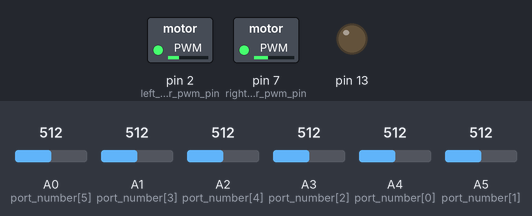
Simulated run of this program. Board: Arduino Mega 2560, built with avr-gcc and run on an emulated ATmega2560. Shown: switched loads named in the program (green lamp = pin HIGH), output pins drawn as LEDs (lit = HIGH). Inputs (shaded band) come from the test bench; at power-on: A0 (port_number[5]) = 512, A1 (port_number[3]) = 512, A2 (port_number[4]) = 512, A3 (port_number[2]) = 512, A4 (port_number[0]) = 512, A5 (port_number[1]) = 512.

Above: at 0.1 s.
Timing chart, 0 to 1.6 s (numbered marks = the images above):
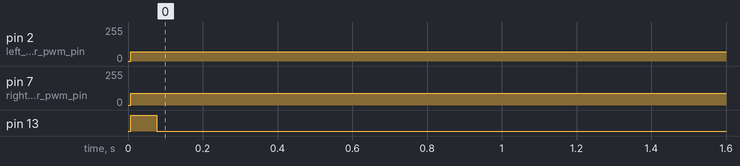

Measured:
- by itself, pin 2 (left_motor_pwm_pin): 0/255 → 68/255 at 0.01 s
- by itself, pin 7 (right_motor_pwm_pin): 0/255 → 89/255 at 0.01 s
- by itself, pin 13: LOW → HIGH at 0.01 s, → LOW 0.07 s later

The program:

main.cpp
```cpp
#include <Arduino.h>

// deklaracja wykorzystanych pinow
#define left_motor_forward_pin 4
#define left_motor_backward_pin 3
#define left_motor_pwm_pin 2

#define right_motor_forward_pin 5
#define right_motor_backward_pin 6
#define right_motor_pwm_pin 7

int port_number[6] = {A4, A5, A3, A1, A2, A0};

//ustawienie parametrow filtra
#define filter_size 10

#define sensor_level 800

//deklaracja zmiennych
float speeds = 0.35;
float turn = 0;

unsigned long t1 = millis(); // zmienna do obliczania roznic czasu w milisekundach
unsigned int wait_time = 1000;

int stage = 0; // etap algorytmu
/*
stage = 0 jazda prosto
stage = 1 jazda do tylu przez 0.6s
stage = 2 zakrecanie w lewo przez 0.2s
stage = 3 zatrzymanie sie
*/

int filter_values[6][filter_size];
int measure_counter = 0;
int sensor_value[6];


// funkcja odczytujaca i filtrujaca dane z czujnikow
void readDistances(){
  for(int a=0; a<6; a++){
    delay(1);
    filter_values[a][measure_counter]= analogRead(port_number[a]);

    // usrednienie wartosci pomiarow
    int suma = 0;
    for(int i=0; i<filter_size; i++) {
      suma += filter_values[a][i];
    }

    sensor_value[a] = suma/filter_size;

    measure_counter++;
    // wyzerowanie numeru pomiaru filtra
    if (measure_counter > filter_size) {
      measure_counter = 0;
    }
  }
}


bool isFrontOffTable(){
  return (sensor_value[0]>sensor_level or sensor_value[1]>sensor_level or sensor_value[5]>sensor_level);
}

bool isBackOffTable(){
  return (sensor_value[2]>sensor_level or sensor_value[3]>sensor_level or sensor_value[4]>sensor_level);
}


//
void SetSpeed(float l_speed, float r_speed){
  // wystreowanie kierunku krecenia lewego kola
  if(l_speed>0.1) {
    digitalWrite(left_motor_forward_pin, HIGH);
    digitalWrite(left_motor_backward_pin, LOW);
  }
  else if(l_speed<-0.1) {
    digitalWrite(left_motor_forward_pin, LOW);
    digitalWrite(left_motor_backward_pin, HIGH);
  }
  else {
    digitalWrite(left_motor_forward_pin, LOW);
    digitalWrite(left_motor_backward_pin, LOW);
  }

  // wysterowanie kierunku krecenia prawego kola
  if(r_speed>0.1) {
    digitalWrite(right_motor_forward_pin, HIGH);
    digitalWrite(right_motor_backward_pin, LOW);
  }
  else if(r_speed<-0.1) {
    digitalWrite(right_motor_forward_pin, LOW);
    digitalWrite(right_motor_backward_pin, HIGH);
  }
  else {
    digitalWrite(right_motor_forward_pin, LOW);
    digitalWrite(right_motor_backward_pin, LOW);
  }

  // trymowanie predkosci kol aby robot jechal prosto
  if(l_speed>0.1) l_speed -= 0.08;
  if(l_speed<-0.1) l_speed += 0.05;

  // skalowanie wartosci predkosci, odciecie wartosci min i max dla obu kol
  int l_pwm = abs(l_speed)*255;
  if(l_pwm > 255) l_pwm = 255;
  if(l_pwm < 0) l_pwm = 0;

  int r_pwm = abs(r_speed)*255;
  if(r_pwm > 255) r_pwm = 255;
  if(r_pwm < 0) r_pwm = 0;

  // ustawienie wspolczynnika wypelnienia generatorow pwm
  analogWrite(left_motor_pwm_pin, l_pwm );
  analogWrite(right_motor_pwm_pin, r_pwm);
}


void logic(){
  // algorytm sterowania
  if(stage == 0) {
    digitalWrite(13, HIGH);
    if(isFrontOffTable()){
      t1 = millis();
      speeds = -0.35;
      turn = 0;
      wait_time = 800;
      stage = 1;
    } else{
      speeds = 0.35;
      turn = 0;
    }
  } else{
    digitalWrite(13, LOW);

  }

  if(millis()-t1 > wait_time){
    if(stage == 1){
      t1 = millis();
      speeds = 0;
      turn = -0.35;
      wait_time = 400;
      stage = 2;
    } else if (stage == 2){
      t1 = millis();
      turn = 0;
      speeds = 0;
      wait_time = 0;
      stage = 0;
    }
  } else{
    if(stage == 1){
      if(isBackOffTable()){
        t1 = millis();
        speeds = 0.35;
        turn = 0;
        wait_time = 100;
        stage = 1;
      }
    }
  }
}


void setup() {
  // inicjalizacja portu szeregowego
  Serial.begin(9600);

  pinMode(13, OUTPUT);
}


// glowna petla programu
void loop() {
  readDistances();
  logic();

  float l_speed = speeds + turn;
  float r_speed = speeds - turn;
  SetSpeed(l_speed, r_speed);

  // for(int a=0; a<6; a++){
  //   Serial.print(sensor_value[a]>800);
  //   Serial.print(" ");
  // }
  // Serial.print(isFrontOffTable());
  // Serial.print(" ");
  // Serial.print(isBackOffTable());
  // Serial.println("");
}
```
